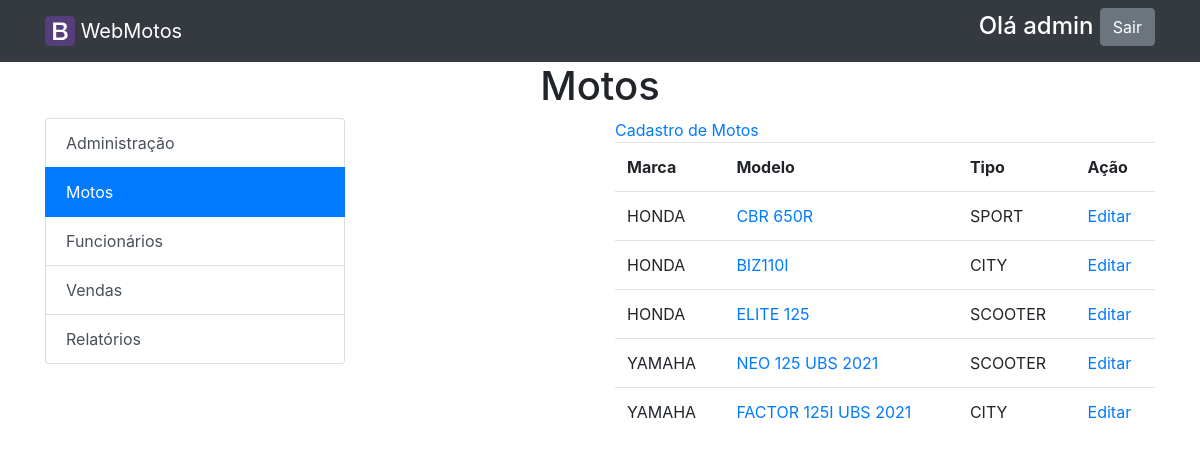
The page /lista_moto.php (signed in) on the database its author committed.
### tables this page shows
CREATE TABLE IF NOT EXISTS `motos` (
  `id_moto` int(11) NOT NULL AUTO_INCREMENT,
  `tipo` varchar(45) NOT NULL,
  `marca` varchar(45) NOT NULL,
  `modelo` varchar(45) NOT NULL,
  `preco` decimal(10,2) NOT NULL,
  `foto` varchar(100) NOT NULL DEFAULT 'foto_moto.jpg',
  `fila_compra` char(1) NOT NULL DEFAULT 'N',
  `venda_id` int(11) DEFAULT NULL,
  PRIMARY KEY (`id_moto`)
);

### lista_moto.php (the view, shortened to what this page needs)
<?php
require 'config.php';
?>
<?php include_once 'topo_restrito.php'; ?>
<div class="container">
  <div class="row">
    <div class="col">
      <h1 class="text-center">Motos</h1>
    </div>
  </div>
  <div class="row">
    <div class="col-6">
        <?php include_once 'menu_restrito.php';?>
      </div>
    <div class="col-6">
        <?php
          $sql_consulta = "SELECT id_moto, tipo, marca, modelo FROM motos";
      	  $resultado_consulta = mysqli_query($conecta, $sql_consulta);
      	?>
  	<a href="cadastra_moto.php">Cadastro de Motos</a>
  	<table class="table">
        <tr>
          <th>Marca</th>
          <th>Modelo</th>
  	      <th>Tipo</th>
  	      <th>Ação</th>
  	    </tr>
      	<?php while($registro = mysqli_fetch_row($resultado_consulta)): ?>
        <tr>
          <td><?php echo $registro[2]; ?></td>
          <td><a href="exibe_moto.php?codigo=<?php echo $registro[0];?>"> <?php echo $registro[3];?></a></td>
          <td><?php echo $registro[1]; ?></td>
          <td>
            <a href="altera_moto.php?codigo=<?php echo $registro[0];?>">Editar</a>
      	  </td>
      	</tr>
      	<?php endWhile; ?>
  	</table>
    </div>
  </div>
</div>
<?php include_once 'rodape.php'; ?>

### topo_restrito.php (shortened to what this page needs)
<!DOCTYPE html>
<html>
  <head>
    <link rel="stylesheet" type="text/css" href="assets/css/bootstrap-reboot.min.css" />
    <link rel="stylesheet" type="text/css" href="assets/css/bootstrap.min.css" />
    <link rel="stylesheet" type="text/css" href="assets/css/style.css" />
  </head>
  <body>
  <nav class="navbar navbar-dark bg-dark">
    <div class="container d-flex flex-column flex-md-row justify-content-between">
      <a class="navbar-brand" href="#">
        <img src="assets/images/bootstrap-solid.svg" width="30" height="30" class="d-inline-block align-top" alt="" loading="lazy">
        <span> WebMotos </span>
      </a>
      <div class="my-2 my-lg-0">
         <h4 class="text-white bg-dark">Olá <?php echo $_SESSION['login']; ?> <a href="sair.php" class="btn btn-secondary">Sair</a></h4>
      </div>
    </div>
  </nav>

### menu_restrito.php
<div class="list-group" id="menu_restrito">
    <a href="administracao.php" class="list-group-item list-group-item-action <?php echo ($_SESSION['active'] == 'admin')?'active':'';?>">
        Administração
    </a>
    <a href="lista_moto.php" class="list-group-item list-group-item-action <?php echo ($_SESSION['active'] == 'moto')?'active':'';?>">Motos</a>
    <a href="lista_func.php" class="list-group-item list-group-item-action <?php echo ($_SESSION['active'] == 'func')?'active':'';?>">Funcionários</a>
    <a href="vendas.php" class="list-group-item list-group-item-action <?php echo ($_SESSION['active'] == 'vend')?'active':'';?>">Vendas</a>
    <a href="relatorios.php" class="list-group-item list-group-item-action <?php echo ($_SESSION['active'] == 'rel')?'active':'';?>">Relatórios</a>
</div>

### rodape.php (shortened to what this page needs)
  </body>
</html>

### assets/css/style.css (style rules this page uses)
body { margin: 0; padding: 0; }
#menu_restrito { width:300px; }

### rows shown on the page
motos: marca "HONDA", modelo "CBR 650R", tipo "SPORT"
motos: marca "HONDA", modelo "BIZ110I", tipo "CITY"
motos: marca "HONDA", modelo "ELITE 125", tipo "SCOOTER"
motos: marca "YAMAHA", modelo "NEO 125 UBS 2021", tipo "SCOOTER"
motos: marca "YAMAHA", modelo "FACTOR 125I UBS 2021", tipo "CITY"

### other values the page prints
$_SESSION['login'] "admin"
